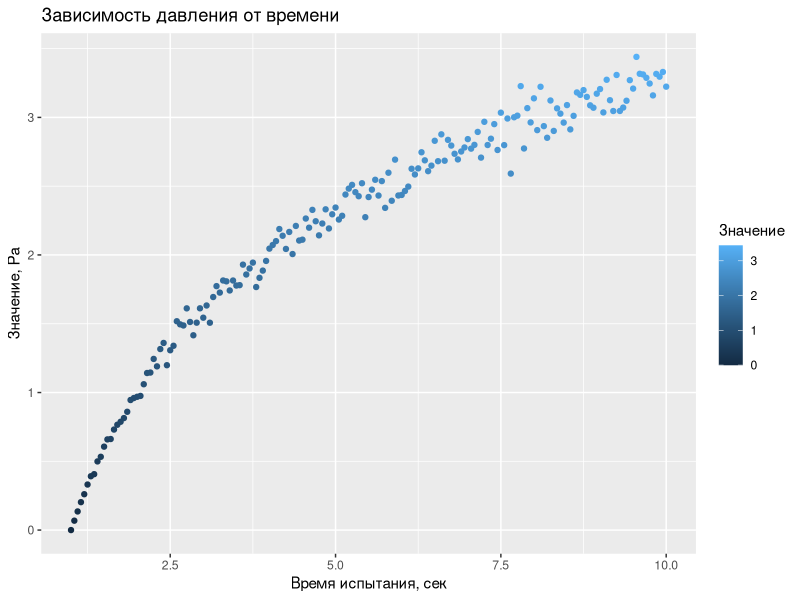
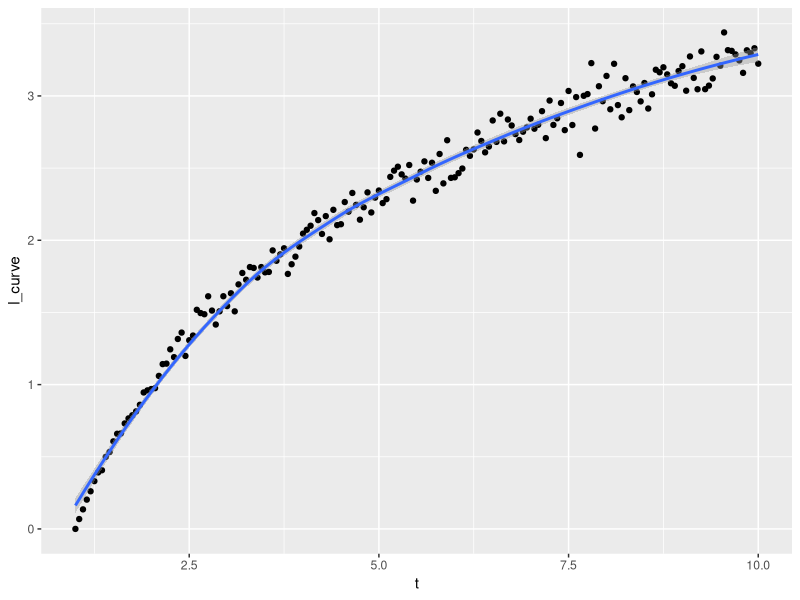
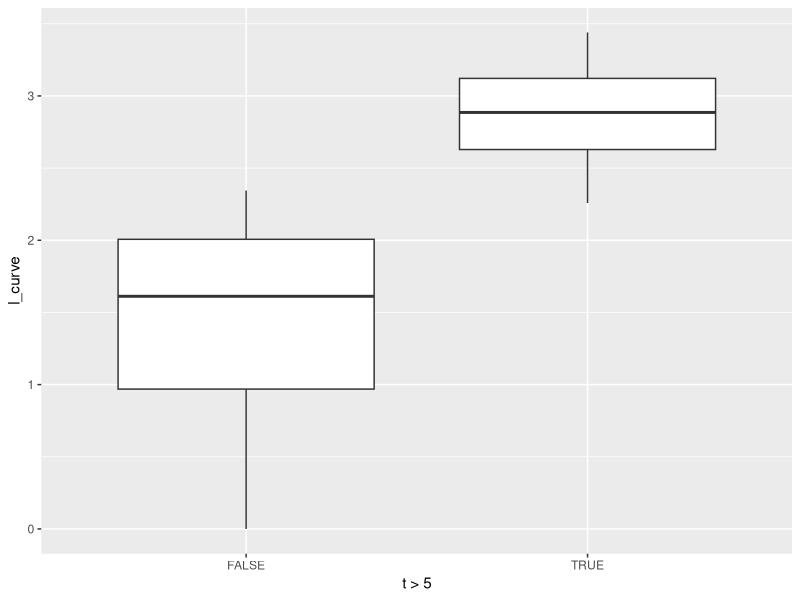

R code for these plots, in order: (Note: this script raises an error after producing the figures.)
# Обработка данных эксперимента

# загрузка библиотек 
library("ggplot2")  # графики
#setwd("E:/GitHub/R/Curve") # рабочая директория

# чтение исходного файла
d <- read.csv("data.csv")
head(d)
summary(d)

t <- d$t
l <- d$l
l_curve <-  d$l_curve


# график с цветной маркировкой
ggplot(data = d, aes(x = t, y = l_curve, color = l_curve))  + stat_identity() + 
  xlab("Время испытания, сек") +
  ylab("Значение, Ра") +
  scale_color_continuous("Значение") +
  ggtitle("Зависимость давления от времени") 

# boxplot в зависимости от диапазона х
ggplot(data = d, aes(x = t, y = l_curve))  + 
  geom_point() + 
  geom_smooth(se = TRUE)
#  geom_hline(yintercept = 0) +
#  stat_qq(aes(sample = .stdresid)) +
#  geom_errorbar(aes(ymin = lower, ymax = upper), width = 0.2)

# boxplot в зависимости от диапазона х
ggplot(data = d, aes(x = t > 5, y = l_curve))  + 
  geom_boxplot() 

# вычисление статистики
tgc <- summarySE(d, measurevar="l_curve")

# errorbar - с учетом стандартного отклонения от среднего (se - standard error of the mean)
ggplot(data = d, aes(x=t, y=l_curve)) + 
  geom_errorbar(aes(ymin=l_curve-tgc$se, ymax=l_curve+tgc$se), width=.1) +
  geom_smooth(se = TRUE)  +
#  geom_line()  +
  geom_point()

# логарифмическая шкала по х
ggplot(data = d, aes(x=t, y=l_curve)) + 
  geom_smooth(se = TRUE)  +
#    geom_line()  +
  geom_point() + 
  scale_x_log10() +
  ggtitle("Логарифмическая шкала по Х") 

fft_d <- fft(d$l_curve, inverse = FALSE)
qplot(x=fft_d, y=fft_d, data = fft_d) 


# http://www.cookbook-r.com/Manipulating_data/Summarizing_data/
## Summarizes data.
## Gives count, mean, standard deviation, standard error of the mean, and confidence interval (default 95%).
##   data: a data frame.
##   measurevar: the name of a column that contains the variable to be summariezed
##   groupvars: a vector containing names of columns that contain grouping variables
##   na.rm: a boolean that indicates whether to ignore NA's
##   conf.interval: the percent range of the confidence interval (default is 95%)
summarySE <- function(data=NULL, measurevar, groupvars=NULL, na.rm=FALSE,
                      conf.interval=.95, .drop=TRUE) {
  library(plyr)
  
  # New version of length which can handle NA's: if na.rm==T, don't count them
  length2 <- function (x, na.rm=FALSE) {
    if (na.rm) sum(!is.na(x))
    else       length(x)
  }
  
  # This does the summary. For each group's data frame, return a vector with
  # N, mean, and sd
  datac <- ddply(data, groupvars, .drop=.drop,
                 .fun = function(xx, col) {
                   c(N    = length2(xx[[col]], na.rm=na.rm),
                     mean = mean   (xx[[col]], na.rm=na.rm),
                     sd   = sd     (xx[[col]], na.rm=na.rm)
                   )
                 },
                 measurevar
  )
  
  # Rename the "mean" column    
  datac <- rename(datac, c("mean" = measurevar))
  
  datac$se <- datac$sd / sqrt(datac$N)  # Calculate standard error of the mean
  
  # Confidence interval multiplier for standard error
  # Calculate t-statistic for confidence interval: 
  # e.g., if conf.interval is .95, use .975 (above/below), and use df=N-1
  ciMult <- qt(conf.interval/2 + .5, datac$N-1)
  datac$ci <- datac$se * ciMult
  
  return(datac)
}
